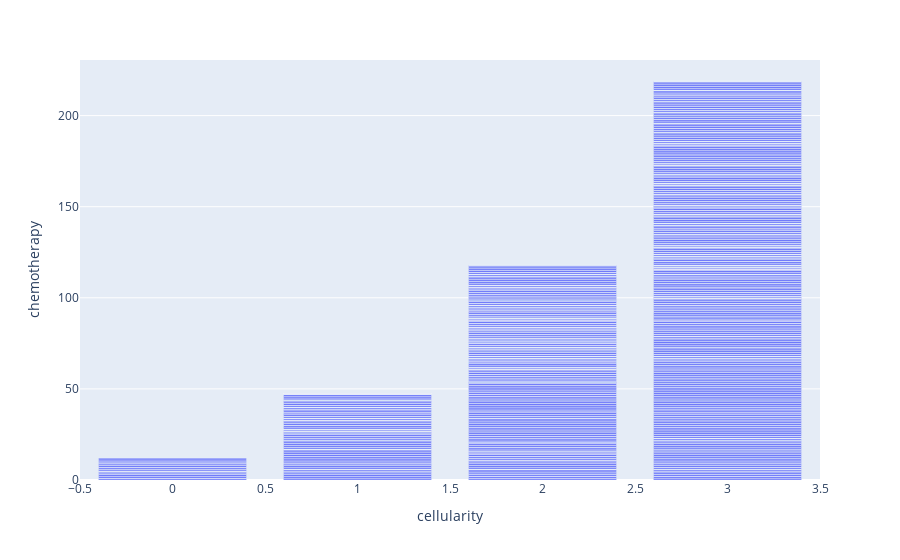

Notebook code cell kept with this figure:
### Code cell
fig2 = px.bar(dff,x="cellularity", y="chemotherapy")
fig2.show()

### Figure 1 — Plotly figure (JSON) as saved in the notebook; plotly's stock layout.template omitted (floating-point values rounded to 4 significant figures; data arrays with more than 128 entries replaced by an {"elided": "..."} marker saying what was removed)
{"data": [{"alignmentgroup": "True", "hovertemplate": "cellularity=%{x}<br>chemotherapy=%{y}<extra></extra>", "legendgroup": "", "marker": {"color": "#636efa"}, "name": "", "offsetgroup": "", "orientation": "v", "showlegend": false, "textposition": "auto", "type": "bar", "x": {"elided": "1904 int values"}, "xaxis": "x", "y": {"elided": "1904 int values"}, "yaxis": "y"}], "layout": {"barmode": "relative", "legend": {"tracegroupgap": 0}, "margin": {"t": 60}, "xaxis": {"anchor": "y", "domain": [0, 1], "title": {"text": "cellularity"}}, "yaxis": {"anchor": "x", "domain": [0, 1], "title": {"text": "chemotherapy"}}}}
